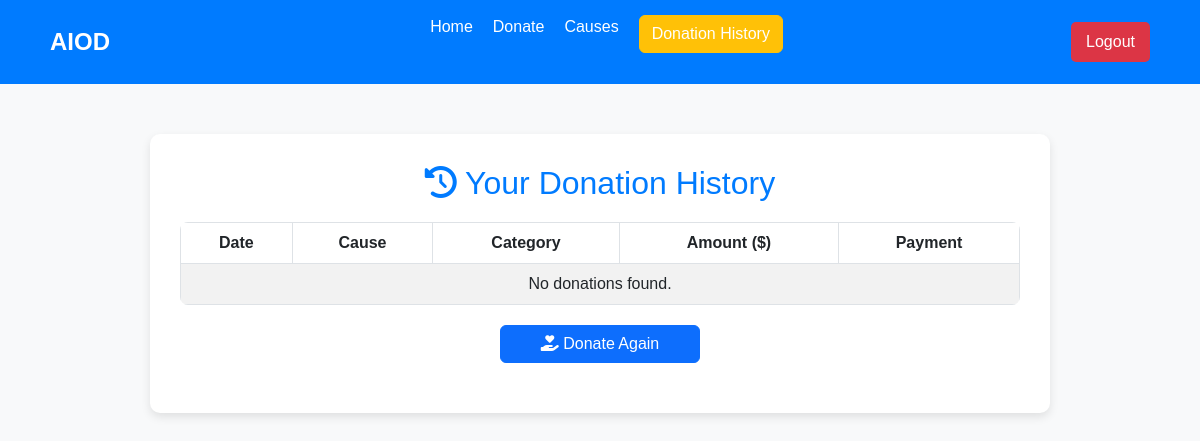
The app's page /donation-history/, older data.
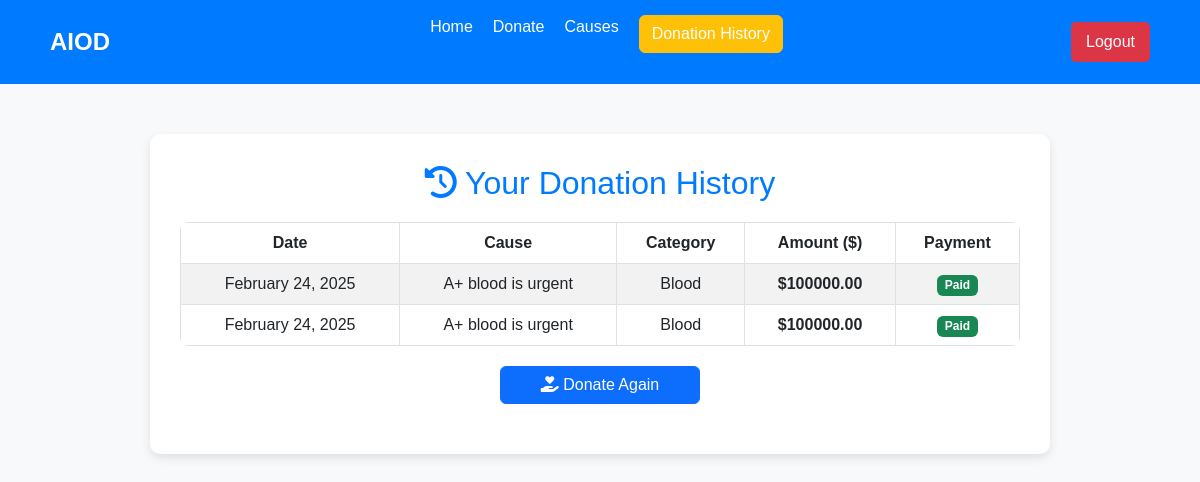
The same page, newer data.
### app/models.py (models this page shows, shortened)
class Donation(models.Model):
    donor_name = models.CharField(max_length=100)
    donor_email = models.EmailField()
    category = models.ForeignKey(Category, on_delete=models.CASCADE, related_name="donations")
    cause = models.ForeignKey(Cause, on_delete=models.CASCADE, related_name="donations")
    amount = models.DecimalField(max_digits=10, decimal_places=2)
    date = models.DateTimeField(auto_now_add=True)
    payment_status = models.BooleanField(default=False)  # False means unpaid
    razorpay_order_id = models.CharField(max_length=255, blank=True, null=True)

class Cause(models.Model):
    category = models.ForeignKey(Category, on_delete=models.CASCADE, related_name="causes")
    title = models.CharField(max_length=255)
    description = models.TextField()
    target_amount = models.DecimalField(max_digits=10, decimal_places=2)
    raised_amount = models.DecimalField(max_digits=10, decimal_places=2, default=0.00)
    created_at = models.DateTimeField(auto_now_add=True)

class Category(models.Model):
    name = models.CharField(max_length=255, unique=True)
    description = models.TextField(blank=True)

### app/views.py (the view)
# urls.py: path("donation-history/", views.donation_history, name="donation_history"),
def donation_history(request):
    donations = Donation.objects.all()  # Fetch all donations
    return render(request, "customer/donation_history.html", {"donations": donations})

### templates/customer/donation_history.html (shortened to what this page needs)
<!DOCTYPE html>
<html lang="en">
<head>
    <link rel="stylesheet" href="https://cdnjs.cloudflare.com/ajax/libs/bootstrap/5.3.0/css/bootstrap.min.css">
</head>
<body>
    <nav>
        <div class="logo">AIOD</div>
        <ul class="nav-links">
            <li><a href="{% url 'customerhome' %}">Home</a></li>
            <li><a href="{% url 'donate' %}">Donate</a></li>
            <li><a href="../causes">Causes</a></li>
            <li><a href="{% url 'donation_history' %}" class="btn btn-warning">Donation History</a></li>
        </ul>
        <a href="{% url 'logout' %}"><button class="logout-btn">Logout</button></a>
    </nav>
    <div class="container">
        <h2><i class="fas fa-history"></i> Your Donation History</h2>
        <table class="table table-striped table-bordered">
            <thead>
                <tr>
                    <th>Date</th>
                    <th>Cause</th>
                    <th>Category</th>
                    <th>Amount ($)</th>
                    <th>Payment</th>
                </tr>
            </thead>
            <tbody>
                {% for donation in donations %}
                <tr>
                    <td>{{ donation.date|date:"F d, Y" }}</td>
                    <td>{{ donation.cause.title }}</td>
                    <td>{{ donation.category.name }}</td>
                    <td><strong>${{ donation.amount }}</strong></td>
                    <td>
                        {% if donation.payment_status %}
                            <span class="badge bg-success">Paid</span>
                        {% else %}
                            <button class="btn btn-danger pay-now-btn" data-donation-id="{{ donation.id }}">Pay Now</button>
                        {% endif %}
                    </td>
                </tr>
                {% empty %}
                <tr>
                    <td colspan="5">No donations found.</td>
                </tr>
                {% endfor %}
            </tbody>
        </table>
        <a href="{% url 'donate' %}" class="btn btn-primary"><i class="fas fa-hand-holding-heart"></i> Donate Again</a>
    </div>
</body>
</html>

Row changes from the older to the newer data that the page shows:
added Donation: date "February 24, 2025", cause "A+ blood is urgent", category.name "Blood", amount "100000.00", payment_status "Paid"
added Donation: date "February 24, 2025", cause "A+ blood is urgent", category.name "Blood", amount "100000.00", payment_status "Paid"
Text that changed along with them:
text no longer shown: "No donations found."
